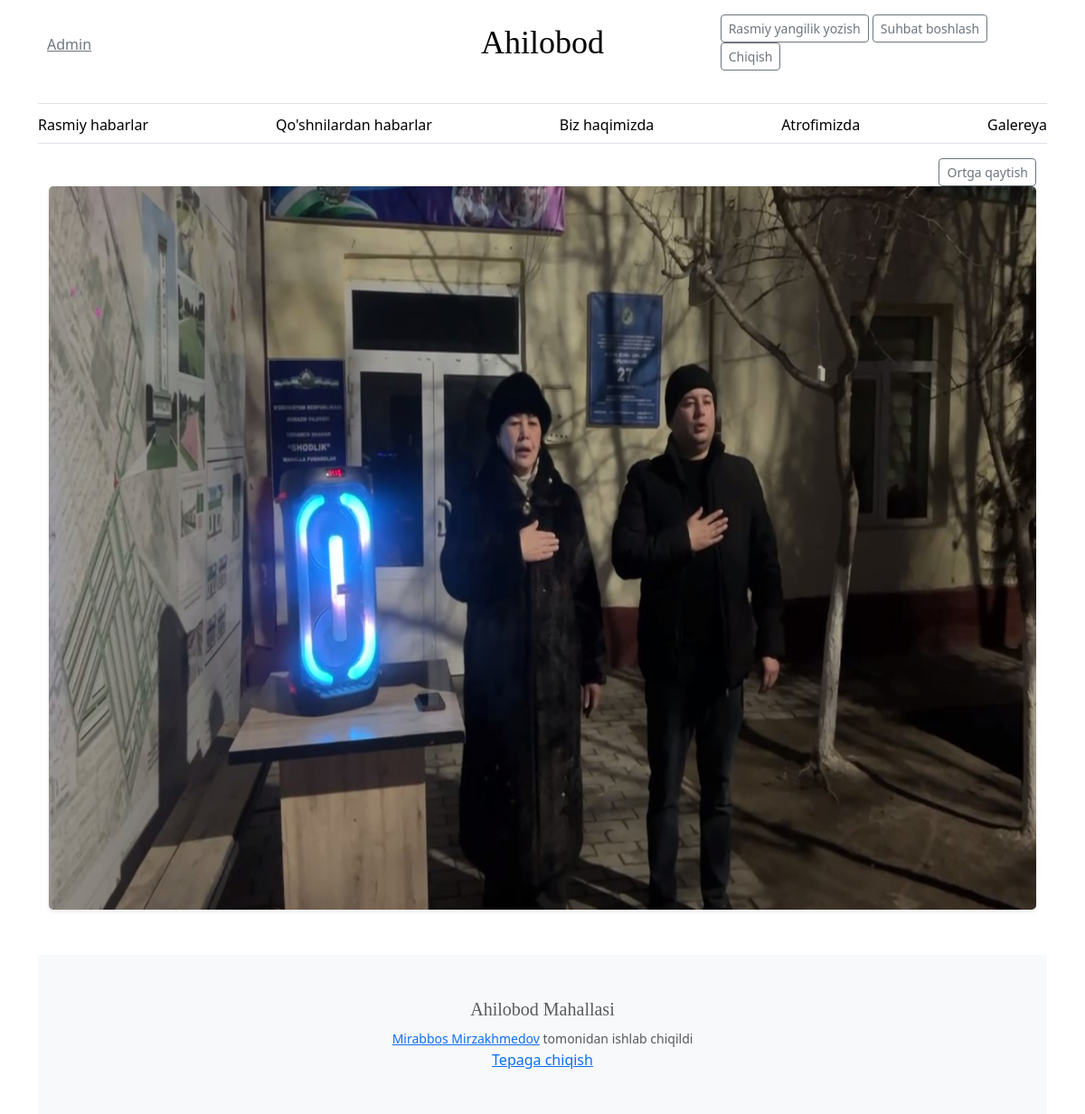
/gallery/15 (signed in), run on the app's committed database.
### webapp/models.py (models this page shows, shortened)
class User(AbstractUser):
    user_id = models.AutoField(primary_key=True)
    phone_number = models.CharField(max_length=20)
    profile_pic = models.ImageField(null=True, upload_to='profile/')
    bio = models.TextField(blank=True, null=True)
    created_at = models.DateTimeField(default=timezone.now)
    updated_at = models.DateTimeField(auto_now=True)

class Image(models.Model):
    image = models.ImageField(upload_to='images/')
    created_date = models.DateTimeField(auto_now_add=True)

### webapp/views.py (the view)
# urls.py: path('gallery/<int:pk>', views.ImageDetailView.as_view(), name='image_detail_view'),
class ImageDetailView(DetailView):
    model = Image
    template_name = 'webapp/image_detail_view.html'
    context_object_name = 'image_view'

### webapp/templates/webapp/image_detail_view.html (shortened to what this page needs)
{% extends 'webapp/layout.html' %}
{% block body%}
    <a style="float: right; margin-left: 50px" href="{% url 'gallery' %}" class="btn btn-sm btn-outline-secondary">Ortga qaytish</a>
    <div class="image-container">
        <img src="{{ image_view.image.url }}" class="img-fluid" alt="Responsive image">
    </div>
{% endblock %}

### webapp/templates/webapp/layout.html (shortened to what this page needs)
<!DOCTYPE html>
<html lang="en">
<head>
    {% load static %}
    <link
        href="https://cdn.jsdelivr.net/npm/bootstrap@5.3.2/dist/css/bootstrap.min.css"
        rel="stylesheet"
>
    <link rel="stylesheet" href="{% static 'css/blog.css' %}">
</head>
<body>
<div class="container">
    <header class="border-bottom lh-1 py-3">
        <div class="row flex-nowrap justify-content-between align-items-center">
            <div class="col-4 pt-1">
                {% if user.is_authenticated %}
                    <a class="link-secondary"
                       href="{% url 'profile' user.user_id %}">{{ user.first_name }}</a>
                {% endif %}
            </div>
            <div class="col-4 text-center">
                <a class="blog-header-logo text-body-emphasis text-decoration-none"
                   href="{% url 'home' %}">Ahilobod</a>
            </div>
            <div class="col-4 d-flex justify-content-end align-items-center">
                {% if user.is_authenticated %}
                    {% if user.is_staff == True %}
                        <div>
                            <a class="btn btn-sm btn-outline-secondary" href="{% url 'create' %}">Rasmiy yangilik yozish</a>
                            <a class="btn btn-sm btn-outline-secondary" href="{% url 'notify-neighbors' %}">Suhbat boshlash</a>
                            <a class="btn btn-sm btn-outline-secondary" href="{% url 'logout' %}">Chiqish</a>
                        </div>
                    {% else %}
                        <div>
                            <a class="btn btn-sm btn-outline-secondary" href="{% url 'notify-neighbors' %}">Suhbat boshlash</a>
                            <a class="btn btn-sm btn-outline-secondary" href="{% url 'logout' %}">Chiqish</a>
                        </div>
                    {% endif %}
                {% endif %}
            </div>
        </div>
    </header>
    <div class="nav-scroller py-1 mb-3 border-bottom">
        <nav class="nav nav-underline justify-content-between">
            <a class="nav-item nav-link link-body-emphasis"
               href="{% url 'home' %}">Rasmiy habarlar</a>
            <a class="nav-item nav-link link-body-emphasis"
               href="{% url 'neighbors' %}">Qo'shnilardan habarlar</a>
            <a class="nav-item nav-link link-body-emphasis"
               href="{% url 'about' %}">Biz haqimizda</a>
            <a class="nav-item nav-link link-body-emphasis"
               href="{% url 'business' %}">Atrofimizda</a>
            <a class="nav-item nav-link link-body-emphasis"
               href="{% url 'gallery' %}">Galereya</a>
        </nav>
    </div>
    <main class="container">
        {% block body %}
        {% endblock %}
    </main>
    <footer style="margin-top: 50px;" class="py-5 text-center text-body-secondary bg-body-tertiary">
        <h5>Ahilobod Mahallasi</h5>
        <small><a href="https://t.me/mirabbos_developer">Mirabbos
            Mirzakhmedov</a> tomonidan ishlab chiqildi</small>
        <p class="mb-0">
            <a href="#">Tepaga chiqish</a>
        </p>
    </footer>
</div>
</body>
</html>

### webapp/static/css/blog.css (style rules this page uses)
.blog-header-logo { font-family: "Playfair Display", Georgia, "Times New Roman", serif; font-size: 2.25rem; }
h1, h2, h3, h4, h5, h6 { font-family: "Playfair Display", Georgia, "Times New Roman", serif; }
.row { margin-bottom: 20px; }
.image-container { text-align: center; position: relative; }
.image-container img { max-width: 100%; height: 100%; display: block; margin: 0 auto; border-radius: 5px; box-shadow: 0 2px 4px rgba(0, 0, 0, 0.1); }
.align-items-center { padding-left: 10px !important; padding-right: 10px !important; }
.img-fluid { max-width: 100% !important ; height: 100vh!important; }

### webapp/templates/webapp/layout.html (style rules this page uses)
.nav-scroller { position: relative; z-index: 2; height: 2.75rem; overflow-y: hidden; }
.nav-scroller .nav { display: flex; flex-wrap: nowrap; padding-bottom: 1rem; margin-top: -1px; overflow-x: auto; text-align: center; white-space: nowrap; -webkit-overflow-scrolling: touch; }

### data on the page
User: first_name "Admin"
Image: image (picture)
